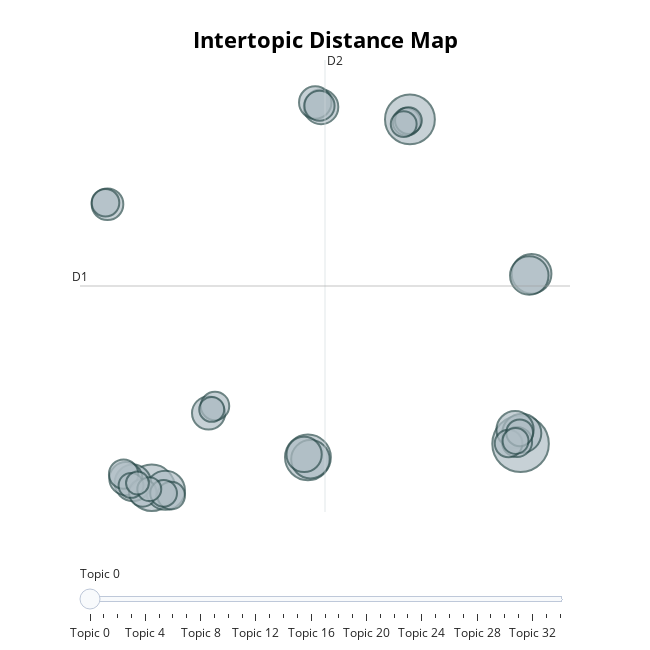

Notebook code cell kept with this figure:
### Code cell
# install Jupyter Notebook Renderers if "No renderer could be found for mimetype application/vnd.plotly.v1+json"
topic_model.visualize_topics()

### Figure 1 — Plotly figure (JSON) as saved in the notebook; plotly's stock layout.template omitted (floating-point values rounded to 4 significant figures)
{"data": [{"customdata": [[0, "base | applianc | kriznik | anton | z20", 67], [1, "mmr | sotlar | z05 | saso | gehaeusedeckel", 52], [2, "cc | mum5 | z41 | jan | herman", 45], [3, "basic | applianc | y33 | sbasic | sotlar", 44], [4, "fold | box | fcpr | corrug | q110", 33], [5, "sh | coil | coat | other | steel", 32], [6, "hing | top | dnak | left | cover", 32], [7, "hous | upper | assem | arm | lower", 31], [8, "box | gift | evo | bo | karolina", 31], [9, "side | panel | neff | h61 | palacio", 29], [10, "wire | har | cabl | reel | cord", 28], [11, "chopper | y335 | f30 | subcontract | v2", 26], [12, "legend | sticker | adhes | wl0 | flw", 25], [13, "drive | cover | r336 | cpl | 46900", 23], [14, "rate | plate | z41 | jan | herman", 23], [15, "user | manual | print | fr | x810", 22], [16, "hous | 580000 | r210 | mum5 | technic", 21], [17, "ne | x810 | iu | oper | instruct", 19], [18, "joint | arm | hf | iii | upper", 19], [19, "button | press | asm | k16 | kriznik", 18], [20, "pi | label | 0540 | lukasz | ef5", 17], [21, "blender | 16000 | r314 | cpl | cover", 16], [22, "bowl | cube | cutter | tritan | plastic", 16], [23, "hook | dough | compl | good | made", 16], [24, "ceram | glass | 001 | cristal | n70", 16], [25, "print | hous | 580000 | r330 | design", 16], [26, "bowl | steel | lug | steam | plastic", 15], [27, "mmr | kpl | cover | hous | bosch", 15], [28, "blender | bayonett | 18000 | cover | ii", 15], [29, "top | sig | hous | ral | ii", 14], [30, "ring | inner | outer | mum4 | ral", 14], [31, "case | r220 | cover | 24000 | complex", 13], [32, "base | applianc | dummi | 01 | label", 13], [33, "lower | arm | r334 | 299400 | white", 12], [34, "side | cover | 111500 | plate | 68200", 11]], "hovertemplate": "<b>Topic %{customdata[0]}</b><br>%{customdata[1]}<br>Size: %{customdata[2]}", "legendgroup": "", "marker": {"color": "#B0BEC5", "line": {"color": "DarkSlateGrey", "width": 2}, "size": [67, 52, 45, 44, 33, 32, 32, 31, 31, 29, 28, 26, 25, 23, 23, 22, 21, 19, 19, 18, 17, 16, 16, 16, 16, 16, 15, 15, 15, 14, 14, 13, 13, 12, 11], "sizemode": "area", "sizeref": 0.04188, "symbol": "circle"}, "mode": "markers", "name": "", "orientation": "v", "showlegend": false, "type": "scatter", "x": [13.19, 7.236, -6.651, 1.749, 13.78, 13.25, -5.917, 1.884, 13.66, 12.89, -7.666, 1.544, 2.454, -8.043, -3.595, 2.142, -9.033, 2.372, 13.0, -8.167, -3.251, -7.137, -5.607, 12.54, 7.06, -9.141, 13.14, 7.155, -6.014, 6.902, 12.92, -7.766, -3.427, -6.785, -7.42], "xaxis": "x", "y": [-4.13, 19.09, -7.279, -5.098, 8.038, -3.381, -7.456, -5.233, 7.914, -3.118, -6.926, -4.894, 19.98, -6.625, -1.929, 20.29, 13.01, 20.06, -3.997, -6.304, -1.424, -7.638, -7.835, -4.108, 18.91, 13.12, -3.34, 19.0, -7.673, 18.75, -3.925, -7.107, -1.668, -7.375, -6.937], "yaxis": "y"}], "layout": {"annotations": [{"showarrow": false, "text": "D1", "x": -10.51, "y": 7.164, "yshift": 10}, {"showarrow": false, "text": "D2", "x": 2.667, "xshift": 10, "y": 23.34}], "height": 650, "hoverlabel": {"bgcolor": "white", "font": {"family": "Rockwell", "size": 16}}, "legend": {"itemsizing": "constant", "tracegroupgap": 0}, "margin": {"t": 60}, "shapes": [{"line": {"color": "#CFD8DC", "width": 2}, "type": "line", "x0": 2.667, "x1": 2.667, "y0": -9.011, "y1": 23.34}, {"line": {"color": "#9E9E9E", "width": 2}, "type": "line", "x0": -10.51, "x1": 15.85, "y0": 7.164, "y1": 7.164}], "sliders": [{"active": 0, "pad": {"t": 50}, "steps": [{"args": [{"marker.color": [["red", "#B0BEC5", "#B0BEC5", "#B0BEC5", "#B0BEC5", "#B0BEC5", "#B0BEC5", "#B0BEC5", "#B0BEC5", "#B0BEC5", "#B0BEC5", "#B0BEC5", "#B0BEC5", "#B0BEC5", "#B0BEC5", "#B0BEC5", "#B0BEC5", "#B0BEC5", "#B0BEC5", "#B0BEC5", "#B0BEC5", "#B0BEC5", "#B0BEC5", "#B0BEC5", "#B0BEC5", "#B0BEC5", "#B0BEC5", "#B0BEC5", "#B0BEC5", "#B0BEC5", "#B0BEC5", "#B0BEC5", "#B0BEC5", "#B0BEC5", "#B0BEC5"]]}], "label": "Topic 0", "method": "update"}, {"args": [{"marker.color": [["#B0BEC5", "red", "#B0BEC5", "#B0BEC5", "#B0BEC5", "#B0BEC5", "#B0BEC5", "#B0BEC5", "#B0BEC5", "#B0BEC5", "#B0BEC5", "#B0BEC5", "#B0BEC5", "#B0BEC5", "#B0BEC5", "#B0BEC5", "#B0BEC5", "#B0BEC5", "#B0BEC5", "#B0BEC5", "#B0BEC5", "#B0BEC5", "#B0BEC5", "#B0BEC5", "#B0BEC5", "#B0BEC5", "#B0BEC5", "#B0BEC5", "#B0BEC5", "#B0BEC5", "#B0BEC5", "#B0BEC5", "#B0BEC5", "#B0BEC5", "#B0BEC5"]]}], "label": "Topic 1", "method": "update"}, {"args": [{"marker.color": [["#B0BEC5", "#B0BEC5", "red", "#B0BEC5", "#B0BEC5", "#B0BEC5", "#B0BEC5", "#B0BEC5", "#B0BEC5", "#B0BEC5", "#B0BEC5", "#B0BEC5", "#B0BEC5", "#B0BEC5", "#B0BEC5", "#B0BEC5", "#B0BEC5", "#B0BEC5", "#B0BEC5", "#B0BEC5", "#B0BEC5", "#B0BEC5", "#B0BEC5", "#B0BEC5", "#B0BEC5", "#B0BEC5", "#B0BEC5", "#B0BEC5", "#B0BEC5", "#B0BEC5", "#B0BEC5", "#B0BEC5", "#B0BEC5", "#B0BEC5", "#B0BEC5"]]}], "label": "Topic 2", "method": "update"}, {"args": [{"marker.color": [["#B0BEC5", "#B0BEC5", "#B0BEC5", "red", "#B0BEC5", "#B0BEC5", "#B0BEC5", "#B0BEC5", "#B0BEC5", "#B0BEC5", "#B0BEC5", "#B0BEC5", "#B0BEC5", "#B0BEC5", "#B0BEC5", "#B0BEC5", "#B0BEC5", "#B0BEC5", "#B0BEC5", "#B0BEC5", "#B0BEC5", "#B0BEC5", "#B0BEC5", "#B0BEC5", "#B0BEC5", "#B0BEC5", "#B0BEC5", "#B0BEC5", "#B0BEC5", "#B0BEC5", "#B0BEC5", "#B0BEC5", "#B0BEC5", "#B0BEC5", "#B0BEC5"]]}], "label": "Topic 3", "method": "update"}, {"args": [{"marker.color": [["#B0BEC5", "#B0BEC5", "#B0BEC5", "#B0BEC5", "red", "#B0BEC5", "#B0BEC5", "#B0BEC5", "#B0BEC5", "#B0BEC5", "#B0BEC5", "#B0BEC5", "#B0BEC5", "#B0BEC5", "#B0BEC5", "#B0BEC5", "#B0BEC5", "#B0BEC5", "#B0BEC5", "#B0BEC5", "#B0BEC5", "#B0BEC5", "#B0BEC5", "#B0BEC5", "#B0BEC5", "#B0BEC5", "#B0BEC5", "#B0BEC5", "#B0BEC5", "#B0BEC5", "#B0BEC5", "#B0BEC5", "#B0BEC5", "#B0BEC5", "#B0BEC5"]]}], "label": "Topic 4", "method": "update"}, {"args": [{"marker.color": [["#B0BEC5", "#B0BEC5", "#B0BEC5", "#B0BEC5", "#B0BEC5", "red", "#B0BEC5", "#B0BEC5", "#B0BEC5", "#B0BEC5", "#B0BEC5", "#B0BEC5", "#B0BEC5", "#B0BEC5", "#B0BEC5", "#B0BEC5", "#B0BEC5", "#B0BEC5", "#B0BEC5", "#B0BEC5", "#B0BEC5", "#B0BEC5", "#B0BEC5", "#B0BEC5", "#B0BEC5", "#B0BEC5", "#B0BEC5", "#B0BEC5", "#B0BEC5", "#B0BEC5", "#B0BEC5", "#B0BEC5", "#B0BEC5", "#B0BEC5", "#B0BEC5"]]}], "label": "Topic 5", "method": "update"}, {"args": [{"marker.color": [["#B0BEC5", "#B0BEC5", "#B0BEC5", "#B0BEC5", "#B0BEC5", "#B0BEC5", "red", "#B0BEC5", "#B0BEC5", "#B0BEC5", "#B0BEC5", "#B0BEC5", "#B0BEC5", "#B0BEC5", "#B0BEC5", "#B0BEC5", "#B0BEC5", "#B0BEC5", "#B0BEC5", "#B0BEC5", "#B0BEC5", "#B0BEC5", "#B0BEC5", "#B0BEC5", "#B0BEC5", "#B0BEC5", "#B0BEC5", "#B0BEC5", "#B0BEC5", "#B0BEC5", "#B0BEC5", "#B0BEC5", "#B0BEC5", "#B0BEC5", "#B0BEC5"]]}], "label": "Topic 6", "method": "update"}, {"args": [{"marker.color": [["#B0BEC5", "#B0BEC5", "#B0BEC5", "#B0BEC5", "#B0BEC5", "#B0BEC5", "#B0BEC5", "red", "#B0BEC5", "#B0BEC5", "#B0BEC5", "#B0BEC5", "#B0BEC5", "#B0BEC5", "#B0BEC5", "#B0BEC5", "#B0BEC5", "#B0BEC5", "#B0BEC5", "#B0BEC5", "#B0BEC5", "#B0BEC5", "#B0BEC5", "#B0BEC5", "#B0BEC5", "#B0BEC5", "#B0BEC5", "#B0BEC5", "#B0BEC5", "#B0BEC5", "#B0BEC5", "#B0BEC5", "#B0BEC5", "#B0BEC5", "#B0BEC5"]]}], "label": "Topic 7", "method": "update"}, {"args": [{"marker.color": [["#B0BEC5", "#B0BEC5", "#B0BEC5", "#B0BEC5", "#B0BEC5", "#B0BEC5", "#B0BEC5", "#B0BEC5", "red", "#B0BEC5", "#B0BEC5", "#B0BEC5", "#B0BEC5", "#B0BEC5", "#B0BEC5", "#B0BEC5", "#B0BEC5", "#B0BEC5", "#B0BEC5", "#B0BEC5", "#B0BEC5", "#B0BEC5", "#B0BEC5", "#B0BEC5", "#B0BEC5", "#B0BEC5", "#B0BEC5", "#B0BEC5", "#B0BEC5", "#B0BEC5", "#B0BEC5", "#B0BEC5", "#B0BEC5", "#B0BEC5", "#B0BEC5"]]}], "label": "Topic 8", "method": "update"}, {"args": [{"marker.color": [["#B0BEC5", "#B0BEC5", "#B0BEC5", "#B0BEC5", "#B0BEC5", "#B0BEC5", "#B0BEC5", "#B0BEC5", "#B0BEC5", "red", "#B0BEC5", "#B0BEC5", "#B0BEC5", "#B0BEC5", "#B0BEC5", "#B0BEC5", "#B0BEC5", "#B0BEC5", "#B0BEC5", "#B0BEC5", "#B0BEC5", "#B0BEC5", "#B0BEC5", "#B0BEC5", "#B0BEC5", "#B0BEC5", "#B0BEC5", "#B0BEC5", "#B0BEC5", "#B0BEC5", "#B0BEC5", "#B0BEC5", "#B0BEC5", "#B0BEC5", "#B0BEC5"]]}], "label": "Topic 9", "method": "update"}, {"args": [{"marker.color": [["#B0BEC5", "#B0BEC5", "#B0BEC5", "#B0BEC5", "#B0BEC5", "#B0BEC5", "#B0BEC5", "#B0BEC5", "#B0BEC5", "#B0BEC5", "red", "#B0BEC5", "#B0BEC5", "#B0BEC5", "#B0BEC5", "#B0BEC5", "#B0BEC5", "#B0BEC5", "#B0BEC5", "#B0BEC5", "#B0BEC5", "#B0BEC5", "#B0BEC5", "#B0BEC5", "#B0BEC5", "#B0BEC5", "#B0BEC5", "#B0BEC5", "#B0BEC5", "#B0BEC5", "#B0BEC5", "#B0BEC5", "#B0BEC5", "#B0BEC5", "#B0BEC5"]]}], "label": "Topic 10", "method": "update"}, {"args": [{"marker.color": [["#B0BEC5", "#B0BEC5", "#B0BEC5", "#B0BEC5", "#B0BEC5", "#B0BEC5", "#B0BEC5", "#B0BEC5", "#B0BEC5", "#B0BEC5", "#B0BEC5", "red", "#B0BEC5", "#B0BEC5", "#B0BEC5", "#B0BEC5", "#B0BEC5", "#B0BEC5", "#B0BEC5", "#B0BEC5", "#B0BEC5", "#B0BEC5", "#B0BEC5", "#B0BEC5", "#B0BEC5", "#B0BEC5", "#B0BEC5", "#B0BEC5", "#B0BEC5", "#B0BEC5", "#B0BEC5", "#B0BEC5", "#B0BEC5", "#B0BEC5", "#B0BEC5"]]}], "label": "Topic 11", "method": "update"}, {"args": [{"marker.color": [["#B0BEC5", "#B0BEC5", "#B0BEC5", "#B0BEC5", "#B0BEC5", "#B0BEC5", "#B0BEC5", "#B0BEC5", "#B0BEC5", "#B0BEC5", "#B0BEC5", "#B0BEC5", "red", "#B0BEC5", "#B0BEC5", "#B0BEC5", "#B0BEC5", "#B0BEC5", "#B0BEC5", "#B0BEC5", "#B0BEC5", "#B0BEC5", "#B0BEC5", "#B0BEC5", "#B0BEC5", "#B0BEC5", "#B0BEC5", "#B0BEC5", "#B0BEC5", "#B0BEC5", "#B0BEC5", "#B0BEC5", "#B0BEC5", "#B0BEC5", "#B0BEC5"]]}], "label": "Topic 12", "method": "update"}, {"args": [{"marker.color": [["#B0BEC5", "#B0BEC5", "#B0BEC5", "#B0BEC5", "#B0BEC5", "#B0BEC5", "#B0BEC5", "#B0BEC5", "#B0BEC5", "#B0BEC5", "#B0BEC5", "#B0BEC5", "#B0BEC5", "red", "#B0BEC5", "#B0BEC5", "#B0BEC5", "#B0BEC5", "#B0BEC5", "#B0BEC5", "#B0BEC5", "#B0BEC5", "#B0BEC5", "#B0BEC5", "#B0BEC5", "#B0BEC5", "#B0BEC5", "#B0BEC5", "#B0BEC5", "#B0BEC5", "#B0BEC5", "#B0BEC5", "#B0BEC5", "#B0BEC5", "#B0BEC5"]]}], "label": "Topic 13", "method": "update"}, {"args": [{"marker.color": [["#B0BEC5", "#B0BEC5", "#B0BEC5", "#B0BEC5", "#B0BEC5", "#B0BEC5", "#B0BEC5", "#B0BEC5", "#B0BEC5", "#B0BEC5", "#B0BEC5", "#B0BEC5", "#B0BEC5", "#B0BEC5", "red", "#B0BEC5", "#B0BEC5", "#B0BEC5", "#B0BEC5", "#B0BEC5", "#B0BEC5", "#B0BEC5", "#B0BEC5", "#B0BEC5", "#B0BEC5", "#B0BEC5", "#B0BEC5", "#B0BEC5", "#B0BEC5", "#B0BEC5", "#B0BEC5", "#B0BEC5", "#B0BEC5", "#B0BEC5", "#B0BEC5"]]}], "label": "Topic 14", "method": "update"}, {"args": [{"marker.color": [["#B0BEC5", "#B0BEC5", "#B0BEC5", "#B0BEC5", "#B0BEC5", "#B0BEC5", "#B0BEC5", "#B0BEC5", "#B0BEC5", "#B0BEC5", "#B0BEC5", "#B0BEC5", "#B0BEC5", "#B0BEC5", "#B0BEC5", "red", "#B0BEC5", "#B0BEC5", "#B0BEC5", "#B0BEC5", "#B0BEC5", "#B0BEC5", "#B0BEC5", "#B0BEC5", "#B0BEC5", "#B0BEC5", "#B0BEC5", "#B0BEC5", "#B0BEC5", "#B0BEC5", "#B0BEC5", "#B0BEC5", "#B0BEC5", "#B0BEC5", "#B0BEC5"]]}], "label": "Topic 15", "method": "update"}, {"args": [{"marker.color": [["#B0BEC5", "#B0BEC5", "#B0BEC5", "#B0BEC5", "#B0BEC5", "#B0BEC5", "#B0BEC5", "#B0BEC5", "#B0BEC5", "#B0BEC5", "#B0BEC5", "#B0BEC5", "#B0BEC5", "#B0BEC5", "#B0BEC5", "#B0BEC5", "red", "#B0BEC5", "#B0BEC5", "#B0BEC5", "#B0BEC5", "#B0BEC5", "#B0BEC5", "#B0BEC5", "#B0BEC5", "#B0BEC5", "#B0BEC5", "#B0BEC5", "#B0BEC5", "#B0BEC5", "#B0BEC5", "#B0BEC5", "#B0BEC5", "#B0BEC5", "#B0BEC5"]]}], "label": "Topic 16", "method": "update"}, {"args": [{"marker.color": [["#B0BEC5", "#B0BEC5", "#B0BEC5", "#B0BEC5", "#B0BEC5", "#B0BEC5", "#B0BEC5", "#B0BEC5", "#B0BEC5", "#B0BEC5", "#B0BEC5", "#B0BEC5", "#B0BEC5", "#B0BEC5", "#B0BEC5", "#B0BEC5", "#B0BEC5", "red", "#B0BEC5", "#B0BEC5", "#B0BEC5", "#B0BEC5", "#B0BEC5", "#B0BEC5", "#B0BEC5", "#B0BEC5", "#B0BEC5", "#B0BEC5", "#B0BEC5", "#B0BEC5", "#B0BEC5", "#B0BEC5", "#B0BEC5", "#B0BEC5", "#B0BEC5"]]}], "label": "Topic 17", "method": "update"}, {"args": [{"marker.color": [["#B0BEC5", "#B0BEC5", "#B0BEC5", "#B0BEC5", "#B0BEC5", "#B0BEC5", "#B0BEC5", "#B0BEC5", "#B0BEC5", "#B0BEC5", "#B0BEC5", "#B0BEC5", "#B0BEC5", "#B0BEC5", "#B0BEC5", "#B0BEC5", "#B0BEC5", "#B0BEC5", "red", "#B0BEC5", "#B0BEC5", "#B0BEC5", "#B0BEC5", "#B0BEC5", "#B0BEC5", "#B0BEC5", "#B0BEC5", "#B0BEC5", "#B0BEC5", "#B0BEC5", "#B0BEC5", "#B0BEC5", "#B0BEC5", "#B0BEC5", "#B0BEC5"]]}], "label": "Topic 18", "method": "update"}, {"args": [{"marker.color": [["#B0BEC5", "#B0BEC5", "#B0BEC5", "#B0BEC5", "#B0BEC5", "#B0BEC5", "#B0BEC5", "#B0BEC5", "#B0BEC5", "#B0BEC5", "#B0BEC5", "#B0BEC5", "#B0BEC5", "#B0BEC5", "#B0BEC5", "#B0BEC5", "#B0BEC5", "#B0BEC5", "#B0BEC5", "red", "#B0BEC5", "#B0BEC5", "#B0BEC5", "#B0BEC5", "#B0BEC5", "#B0BEC5", "#B0BEC5", "#B0BEC5", "#B0BEC5", "#B0BEC5", "#B0BEC5", "#B0BEC5", "#B0BEC5", "#B0BEC5", "#B0BEC5"]]}], "label": "Topic 19", "method": "update"}, {"args": [{"marker.color": [["#B0BEC5", "#B0BEC5", "#B0BEC5", "#B0BEC5", "#B0BEC5", "#B0BEC5", "#B0BEC5", "#B0BEC5", "#B0BEC5", "#B0BEC5", "#B0BEC5", "#B0BEC5", "#B0BEC5", "#B0BEC5", "#B0BEC5", "#B0BEC5", "#B0BEC5", "#B0BEC5", "#B0BEC5", "#B0BEC5", "red", "#B0BEC5", "#B0BEC5", "#B0BEC5", "#B0BEC5", "#B0BEC5", "#B0BEC5", "#B0BEC5", "#B0BEC5", "#B0BEC5", "#B0BEC5", "#B0BEC5", "#B0BEC5", "#B0BEC5", "#B0BEC5"]]}], "label": "Topic 20", "method": "update"}, {"args": [{"marker.color": [["#B0BEC5", "#B0BEC5", "#B0BEC5", "#B0BEC5", "#B0BEC5", "#B0BEC5", "#B0BEC5", "#B0BEC5", "#B0BEC5", "#B0BEC5", "#B0BEC5", "#B0BEC5", "#B0BEC5", "#B0BEC5", "#B0BEC5", "#B0BEC5", "#B0BEC5", "#B0BEC5", "#B0BEC5", "#B0BEC5", "#B0BEC5", "red", "#B0BEC5", "#B0BEC5", "#B0BEC5", "#B0BEC5", "#B0BEC5", "#B0BEC5", "#B0BEC5", "#B0BEC5", "#B0BEC5", "#B0BEC5", "#B0BEC5", "#B0BEC5", "#B0BEC5"]]}], "label": "Topic 21", "method": "update"}, {"args": [{"marker.color": [["#B0BEC5", "#B0BEC5", "#B0BEC5", "#B0BEC5", "#B0BEC5", "#B0BEC5", "#B0BEC5", "#B0BEC5", "#B0BEC5", "#B0BEC5", "#B0BEC5", "#B0BEC5", "#B0BEC5", "#B0BEC5", "#B0BEC5", "#B0BEC5", "#B0BEC5", "#B0BEC5", "#B0BEC5", "#B0BEC5", "#B0BEC5", "#B0BEC5", "red", "#B0BEC5", "#B0BEC5", "#B0BEC5", "#B0BEC5", "#B0BEC5", "#B0BEC5", "#B0BEC5", "#B0BEC5", "#B0BEC5", "#B0BEC5", "#B0BEC5", "#B0BEC5"]]}], "label": "Topic 22", "method": "update"}, {"args": [{"marker.color": [["#B0BEC5", "#B0BEC5", "#B0BEC5", "#B0BEC5", "#B0BEC5", "#B0BEC5", "#B0BEC5", "#B0BEC5", "#B0BEC5", "#B0BEC5", "#B0BEC5", "#B0BEC5", "#B0BEC5", "#B0BEC5", "#B0BEC5", "#B0BEC5", "#B0BEC5", "#B0BEC5", "#B0BEC5", "#B0BEC5", "#B0BEC5", "#B0BEC5", "#B0BEC5", "red", "#B0BEC5", "#B0BEC5", "#B0BEC5", "#B0BEC5", "#B0BEC5", "#B0BEC5", "#B0BEC5", "#B0BEC5", "#B0BEC5", "#B0BEC5", "#B0BEC5"]]}], "label": "Topic 23", "method": "update"}, {"args": [{"marker.color": [["#B0BEC5", "#B0BEC5", "#B0BEC5", "#B0BEC5", "#B0BEC5", "#B0BEC5", "#B0BEC5", "#B0BEC5", "#B0BEC5", "#B0BEC5", "#B0BEC5", "#B0BEC5", "#B0BEC5", "#B0BEC5", "#B0BEC5", "#B0BEC5", "#B0BEC5", "#B0BEC5", "#B0BEC5", "#B0BEC5", "#B0BEC5", "#B0BEC5", "#B0BEC5", "#B0BEC5", "red", "#B0BEC5", "#B0BEC5", "#B0BEC5", "#B0BEC5", "#B0BEC5", "#B0BEC5", "#B0BEC5", "#B0BEC5", "#B0BEC5", "#B0BEC5"]]}], "label": "Topic 24", "method": "update"}, {"args": [{"marker.color": [["#B0BEC5", "#B0BEC5", "#B0BEC5", "#B0BEC5", "#B0BEC5", "#B0BEC5", "#B0BEC5", "#B0BEC5", "#B0BEC5", "#B0BEC5", "#B0BEC5", "#B0BEC5", "#B0BEC5", "#B0BEC5", "#B0BEC5", "#B0BEC5", "#B0BEC5", "#B0BEC5", "#B0BEC5", "#B0BEC5", "#B0BEC5", "#B0BEC5", "#B0BEC5", "#B0BEC5", "#B0BEC5", "red", "#B0BEC5", "#B0BEC5", "#B0BEC5", "#B0BEC5", "#B0BEC5", "#B0BEC5", "#B0BEC5", "#B0BEC5", "#B0BEC5"]]}], "label": "Topic 25", "method": "update"}, {"args": [{"marker.color": [["#B0BEC5", "#B0BEC5", "#B0BEC5", "#B0BEC5", "#B0BEC5", "#B0BEC5", "#B0BEC5", "#B0BEC5", "#B0BEC5", "#B0BEC5", "#B0BEC5", "#B0BEC5", "#B0BEC5", "#B0BEC5", "#B0BEC5", "#B0BEC5", "#B0BEC5", "#B0BEC5", "#B0BEC5", "#B0BEC5", "#B0BEC5", "#B0BEC5", "#B0BEC5", "#B0BEC5", "#B0BEC5", "#B0BEC5", "red", "#B0BEC5", "#B0BEC5", "#B0BEC5", "#B0BEC5", "#B0BEC5", "#B0BEC5", "#B0BEC5", "#B0BEC5"]]}], "label": "Topic 26", "method": "update"}, {"args": [{"marker.color": [["#B0BEC5", "#B0BEC5", "#B0BEC5", "#B0BEC5", "#B0BEC5", "#B0BEC5", "#B0BEC5", "#B0BEC5", "#B0BEC5", "#B0BEC5", "#B0BEC5", "#B0BEC5", "#B0BEC5", "#B0BEC5", "#B0BEC5", "#B0BEC5", "#B0BEC5", "#B0BEC5", "#B0BEC5", "#B0BEC5", "#B0BEC5", "#B0BEC5", "#B0BEC5", "#B0BEC5", "#B0BEC5", "#B0BEC5", "#B0BEC5", "red", "#B0BEC5", "#B0BEC5", "#B0BEC5", "#B0BEC5", "#B0BEC5", "#B0BEC5", "#B0BEC5"]]}], "label": "Topic 27", "method": "update"}, {"args": [{"marker.color": [["#B0BEC5", "#B0BEC5", "#B0BEC5", "#B0BEC5", "#B0BEC5", "#B0BEC5", "#B0BEC5", "#B0BEC5", "#B0BEC5", "#B0BEC5", "#B0BEC5", "#B0BEC5", "#B0BEC5", "#B0BEC5", "#B0BEC5", "#B0BEC5", "#B0BEC5", "#B0BEC5", "#B0BEC5", "#B0BEC5", "#B0BEC5", "#B0BEC5", "#B0BEC5", "#B0BEC5", "#B0BEC5", "#B0BEC5", "#B0BEC5", "#B0BEC5", "red", "#B0BEC5", "#B0BEC5", "#B0BEC5", "#B0BEC5", "#B0BEC5", "#B0BEC5"]]}], "label": "Topic 28", "method": "update"}, {"args": [{"marker.color": [["#B0BEC5", "#B0BEC5", "#B0BEC5", "#B0BEC5", "#B0BEC5", "#B0BEC5", "#B0BEC5", "#B0BEC5", "#B0BEC5", "#B0BEC5", "#B0BEC5", "#B0BEC5", "#B0BEC5", "#B0BEC5", "#B0BEC5", "#B0BEC5", "#B0BEC5", "#B0BEC5", "#B0BEC5", "#B0BEC5", "#B0BEC5", "#B0BEC5", "#B0BEC5", "#B0BEC5", "#B0BEC5", "#B0BEC5", "#B0BEC5", "#B0BEC5", "#B0BEC5", "red", "#B0BEC5", "#B0BEC5", "#B0BEC5", "#B0BEC5", "#B0BEC5"]]}], "label": "Topic 29", "method": "update"}, {"args": [{"marker.color": [["#B0BEC5", "#B0BEC5", "#B0BEC5", "#B0BEC5", "#B0BEC5", "#B0BEC5", "#B0BEC5", "#B0BEC5", "#B0BEC5", "#B0BEC5", "#B0BEC5", "#B0BEC5", "#B0BEC5", "#B0BEC5", "#B0BEC5", "#B0BEC5", "#B0BEC5", "#B0BEC5", "#B0BEC5", "#B0BEC5", "#B0BEC5", "#B0BEC5", "#B0BEC5", "#B0BEC5", "#B0BEC5", "#B0BEC5", "#B0BEC5", "#B0BEC5", "#B0BEC5", "#B0BEC5", "red", "#B0BEC5", "#B0BEC5", "#B0BEC5", "#B0BEC5"]]}], "label": "Topic 30", "method": "update"}, {"args": [{"marker.color": [["#B0BEC5", "#B0BEC5", "#B0BEC5", "#B0BEC5", "#B0BEC5", "#B0BEC5", "#B0BEC5", "#B0BEC5", "#B0BEC5", "#B0BEC5", "#B0BEC5", "#B0BEC5", "#B0BEC5", "#B0BEC5", "#B0BEC5", "#B0BEC5", "#B0BEC5", "#B0BEC5", "#B0BEC5", "#B0BEC5", "#B0BEC5", "#B0BEC5", "#B0BEC5", "#B0BEC5", "#B0BEC5", "#B0BEC5", "#B0BEC5", "#B0BEC5", "#B0BEC5", "#B0BEC5", "#B0BEC5", "red", "#B0BEC5", "#B0BEC5", "#B0BEC5"]]}], "label": "Topic 31", "method": "update"}, {"args": [{"marker.color": [["#B0BEC5", "#B0BEC5", "#B0BEC5", "#B0BEC5", "#B0BEC5", "#B0BEC5", "#B0BEC5", "#B0BEC5", "#B0BEC5", "#B0BEC5", "#B0BEC5", "#B0BEC5", "#B0BEC5", "#B0BEC5", "#B0BEC5", "#B0BEC5", "#B0BEC5", "#B0BEC5", "#B0BEC5", "#B0BEC5", "#B0BEC5", "#B0BEC5", "#B0BEC5", "#B0BEC5", "#B0BEC5", "#B0BEC5", "#B0BEC5", "#B0BEC5", "#B0BEC5", "#B0BEC5", "#B0BEC5", "#B0BEC5", "red", "#B0BEC5", "#B0BEC5"]]}], "label": "Topic 32", "method": "update"}, {"args": [{"marker.color": [["#B0BEC5", "#B0BEC5", "#B0BEC5", "#B0BEC5", "#B0BEC5", "#B0BEC5", "#B0BEC5", "#B0BEC5", "#B0BEC5", "#B0BEC5", "#B0BEC5", "#B0BEC5", "#B0BEC5", "#B0BEC5", "#B0BEC5", "#B0BEC5", "#B0BEC5", "#B0BEC5", "#B0BEC5", "#B0BEC5", "#B0BEC5", "#B0BEC5", "#B0BEC5", "#B0BEC5", "#B0BEC5", "#B0BEC5", "#B0BEC5", "#B0BEC5", "#B0BEC5", "#B0BEC5", "#B0BEC5", "#B0BEC5", "#B0BEC5", "red", "#B0BEC5"]]}], "label": "Topic 33", "method": "update"}, {"args": [{"marker.color": [["#B0BEC5", "#B0BEC5", "#B0BEC5", "#B0BEC5", "#B0BEC5", "#B0BEC5", "#B0BEC5", "#B0BEC5", "#B0BEC5", "#B0BEC5", "#B0BEC5", "#B0BEC5", "#B0BEC5", "#B0BEC5", "#B0BEC5", "#B0BEC5", "#B0BEC5", "#B0BEC5", "#B0BEC5", "#B0BEC5", "#B0BEC5", "#B0BEC5", "#B0BEC5", "#B0BEC5", "#B0BEC5", "#B0BEC5", "#B0BEC5", "#B0BEC5", "#B0BEC5", "#B0BEC5", "#B0BEC5", "#B0BEC5", "#B0BEC5", "#B0BEC5", "red"]]}], "label": "Topic 34", "method": "update"}]}], "title": {"font": {"color": "Black", "size": 22}, "text": "<b>Intertopic Distance Map</b>", "x": 0.5, "xanchor": "center", "y": 0.95, "yanchor": "top"}, "width": 650, "xaxis": {"anchor": "y", "domain": [0, 1], "range": [-10.51, 15.85], "title": {"text": ""}, "visible": false}, "yaxis": {"anchor": "x", "domain": [0, 1], "range": [-9.011, 23.34], "title": {"text": ""}, "visible": false}}}
